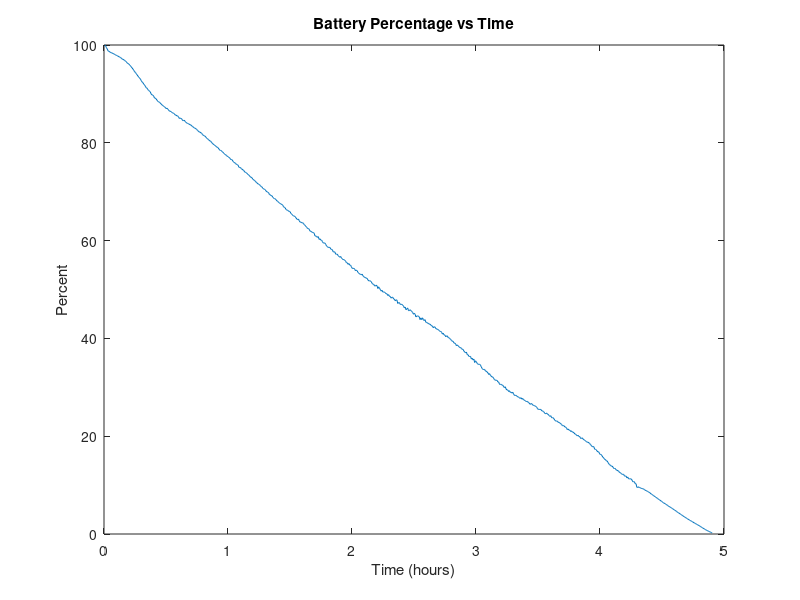
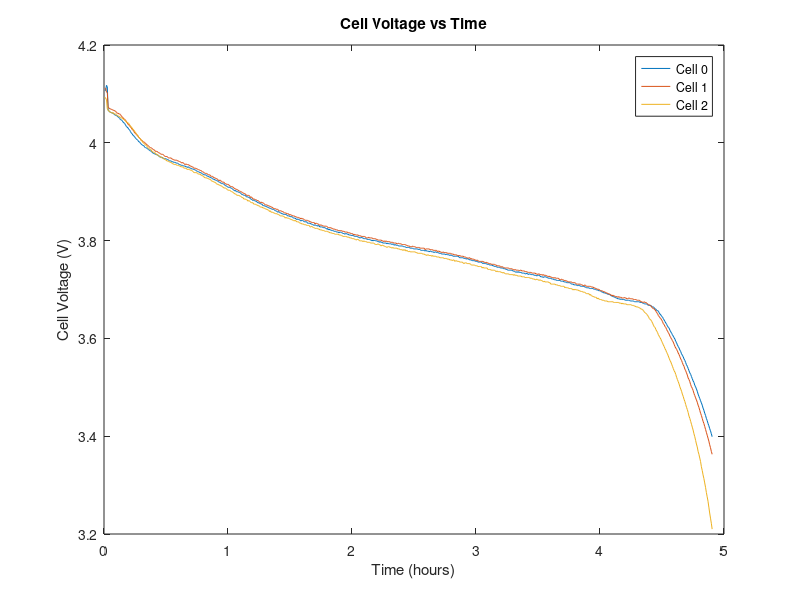
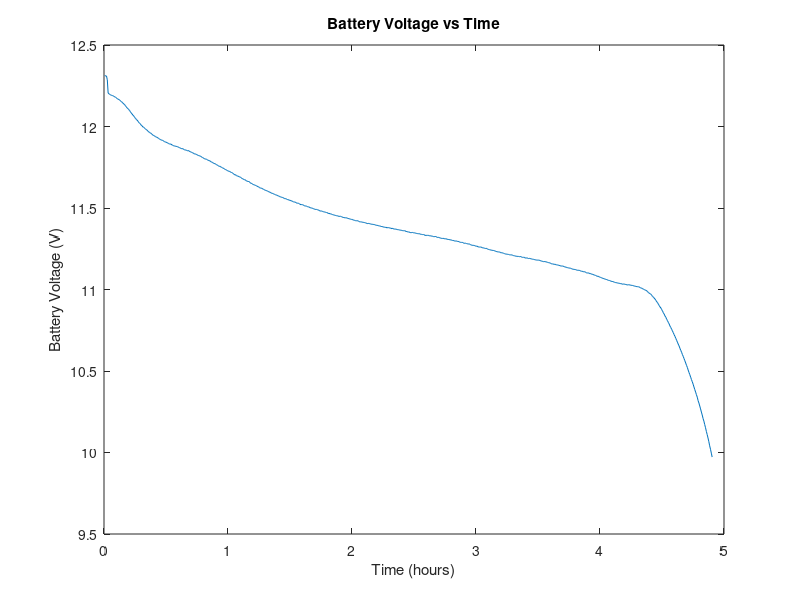
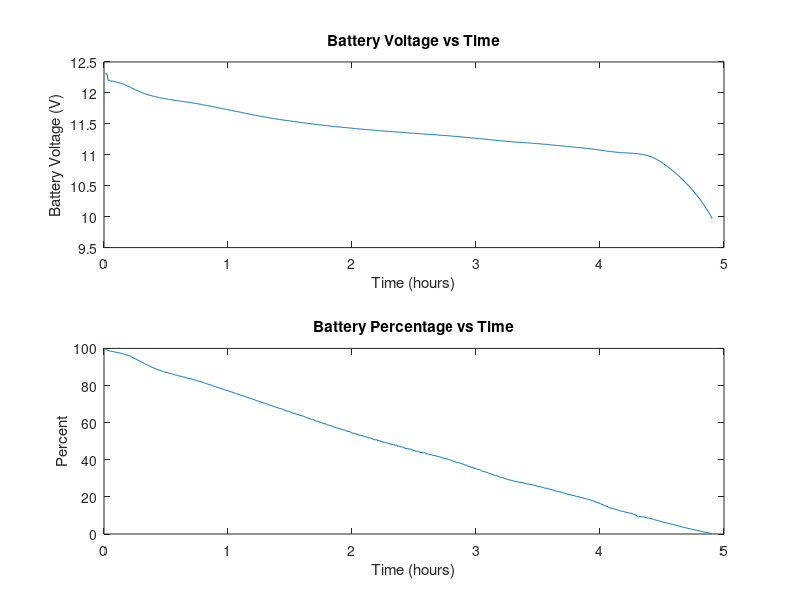

The MATLAB source for these figures, in order:
% Clayton Auld
% ITEST development: plotting LiPo battery percentage curve

clear;clc;

time=dlmread('batterytest5.csv',',','A2..A736')/3600;
Cell0=dlmread('batterytest5.csv',',','B2..B736');
Cell1=dlmread('batterytest5.csv',',','C2..C736');
Cell2=dlmread('batterytest5.csv',',','D2..D736');
Percent=dlmread('batterytest5.csv',',','E2..E736');

figure(1)
plot(time,Percent)
xlabel('Time (hours)');
ylabel('Percent');
title('Battery Percentage vs Time')

figure(2)
plot(time,Cell0,time,Cell1,time,Cell2);
xlabel('Time (hours)');
ylabel('Cell Voltage (V)');
legend('Cell 0','Cell 1','Cell 2');
title('Cell Voltage vs Time')

charge=Cell0+Cell1+Cell2;
figure(3)
plot(time,charge)
xlabel('Time (hours)');
ylabel('Battery Voltage (V)');
title('Battery Voltage vs Time');

figure(4)
subplot(2,1,1)
plot(time,charge)
xlabel('Time (hours)');
ylabel('Battery Voltage (V)');
title('Battery Voltage vs Time');
subplot(2,1,2)
plot(time,Percent)
xlabel('Time (hours)');
ylabel('Percent');
title('Battery Percentage vs Time')